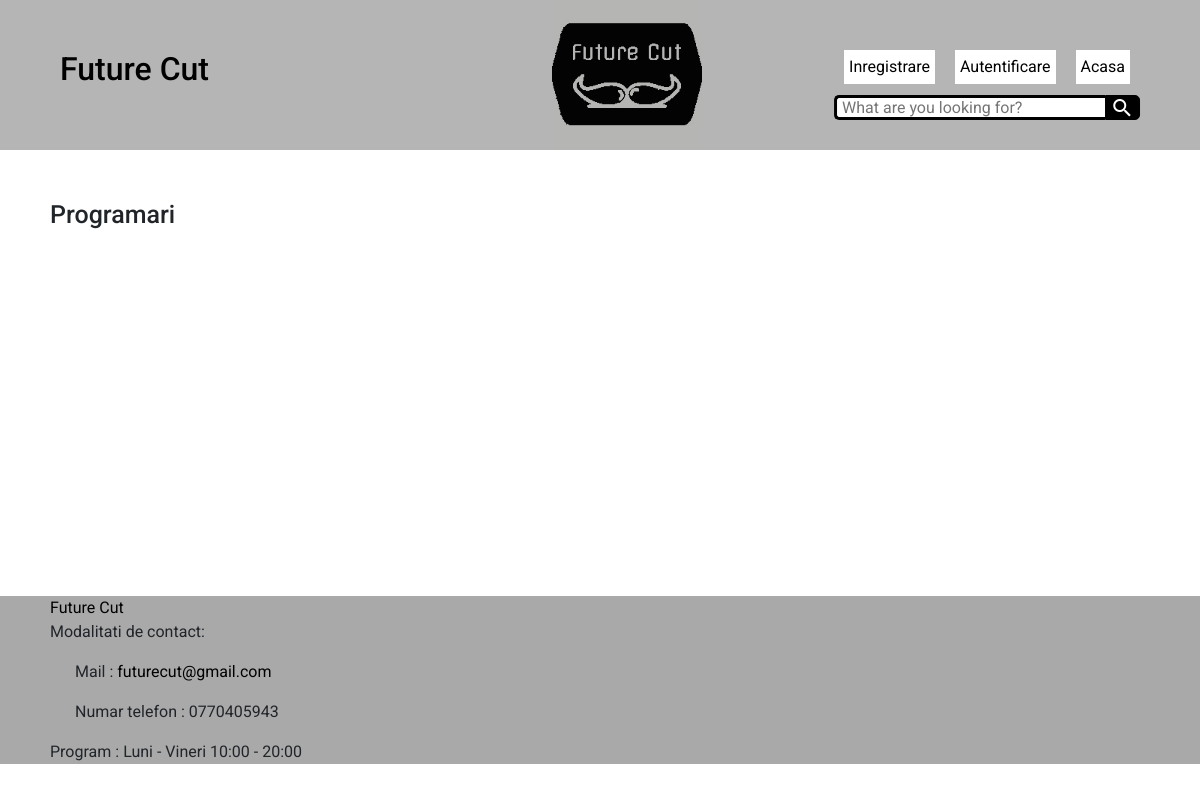
The page /appointment/checked-appointments/ on the database as committed earlier.
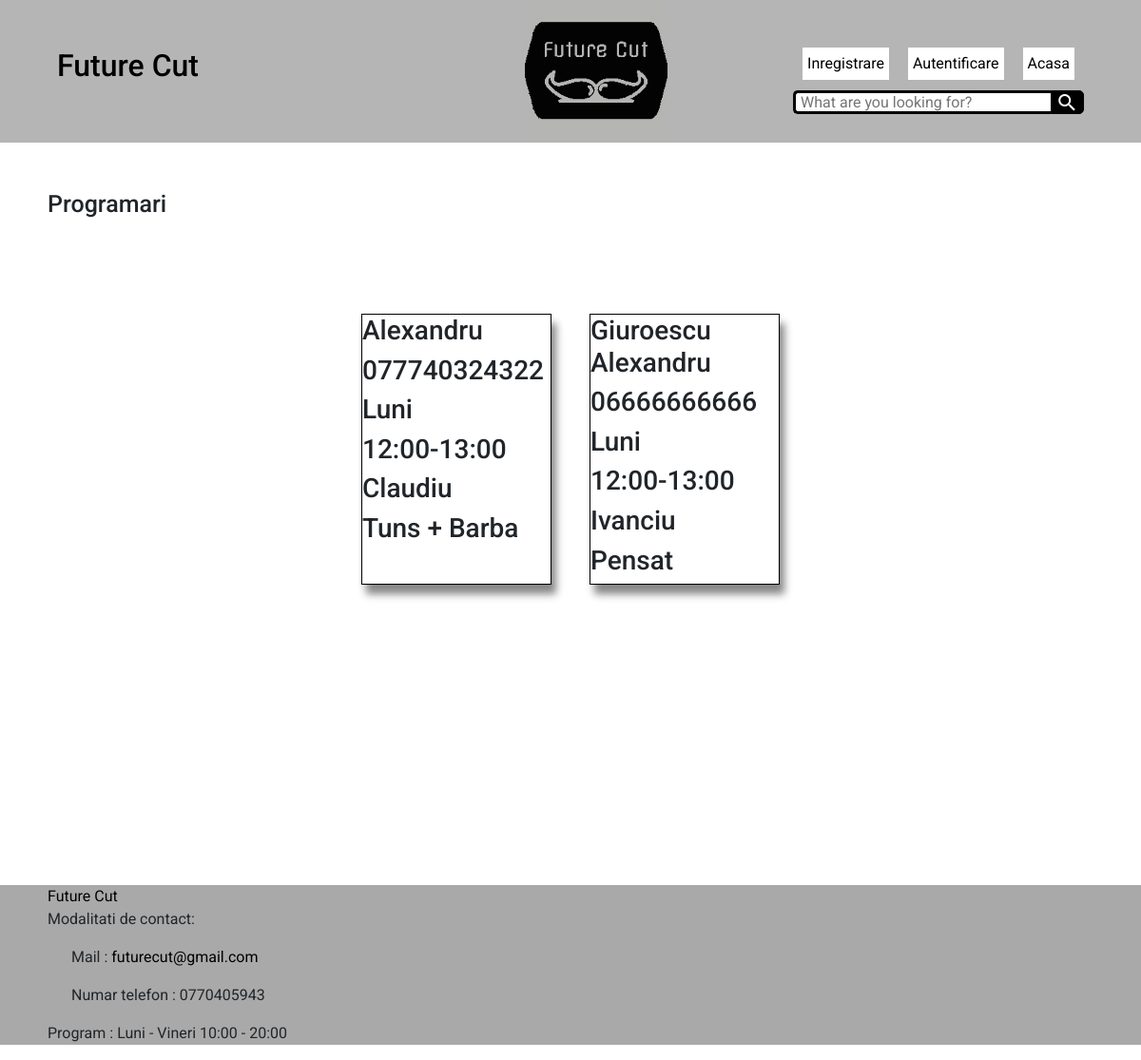
The same page on the database as committed later.
### appointment/models.py (models this page shows, shortened)
class Appointment(models.Model):
    class VerifiedAppointmentManager(models.Manager):
        def get_queryset(self):
            return super().get_queryset().filter(checked=True)
    class UnVerifiedAppointmentManager(models.Manager):
        def get_queryset(self):
            return super().get_queryset().filter(checked=False)
    name = models.CharField(max_length=200)
    phone_number = models.CharField(max_length=13)
    slug = models.SlugField(blank=True)
    created = models.DateTimeField(auto_now_add=True)
    DAY = [
        ('Luni', 'Luni'),
        ('Marti', 'Marti '),
        ('Miercuri', 'Miercuri'),
        ('Joi', 'Joi'),
        ('Vineri', 'Vineri'),
        ('Sambata', 'Sambata'),
        ('Duminica', 'Duminica'),
    ]
    day = models.CharField(max_length=100, choices=DAY, default=None)
    APPOINTMENT = [
        ('12:00-13:00', '12:00-13:00'),
        ('13:00-14:00', '13:00-14:00'),
        ('14:00-15:00', '14:00-15:00'),
        ('15:00-16:00', '15:00-16:00'),
        ('16:00-17:00', '16:00-17:00'),
        ('17:00-18:00', '17:00-18:00'),
    ]
    appointment = models.CharField(max_length=100, choices=APPOINTMENT, default=None)
    FRIZER = [
        ('Claudiu', 'Claudiu'),
        ('Ivanciu', 'Ivanciu'),
        ('Gheorghe', 'Gheorghe'),
    ]
    frizer = models.CharField(max_length=100, choices=FRIZER, default=None)
    PACHET = [
        ('Tuns', 'Tuns'),
        ('Tuns + Barba', 'Tuns + Barba'),
        ('Tuns + Barba + Aranjat', 'Tuns + Barba + Aranjat'),
        ('Barba', 'Barba'),
        ('Vopsit barba', 'Vopsit barba'),
        ('Pensat', 'Pensat'),
    ]
    pachet = models.CharField(max_length=100, choices=PACHET, default=None)
    checked = models.BooleanField(default=False)
    class Status(models.TextChoices):
        STAT1 = 'stat1', 'In asteptare'
        STAT2 = 'stat2', 'Acceptat'
        STAT3 = 'stat3', 'Refuzat'
    status = models.CharField(max_length=40, choices=Status.choices, default=Status.STAT1)
    objects = models.Manager()
    checkedmanager = VerifiedAppointmentManager()
    uncheckedmanager = UnVerifiedAppointmentManager()

### appointment/views.py (the view)
# urls.py: path('checked-appointments/', views.view_checked_appointment, name='view_checked_appointment'),
def view_checked_appointment(request):
    checked_appointment = Appointment.checkedmanager.all()
    return render(request,'store/programari existente.html', {'checked_app':checked_appointment})

### store/views.py (called while the page is built)
def categories(request):
    return {
        'categories': Category.objects.all()
    }

### templates/store/programari existente.html (shortened to what this page needs)
{% extends "./base.html" %} {% load static %} {% block content %}
<h1>Programari</h1>
<div class="container">
    {%for produs in checked_app %}
    <div class="image">
            <h3>{{produs.name}}</h3>
            <h3>{{produs.phone_number}}</h3>
            <h3>{{produs.day}}</h3>
            <h3>{{produs.appointment}}</h3>
            <h3>{{produs.frizer}}</h3>
            <h3>{{produs.pachet}}</h3>
        </div>
    {% endfor %}
</div>
{% endblock %}

Rows that differ between the two databases and show on the page:
added Appointment: name "Alexandru", phone_number "077740324322", day "Luni", appointment "12:00-13:00", frizer "Claudiu", pachet "Tuns + Barba"
added Appointment: name "Giuroescu Alexandru", phone_number "06666666666", day "Luni", appointment "12:00-13:00", frizer "Ivanciu", pachet "Pensat"
